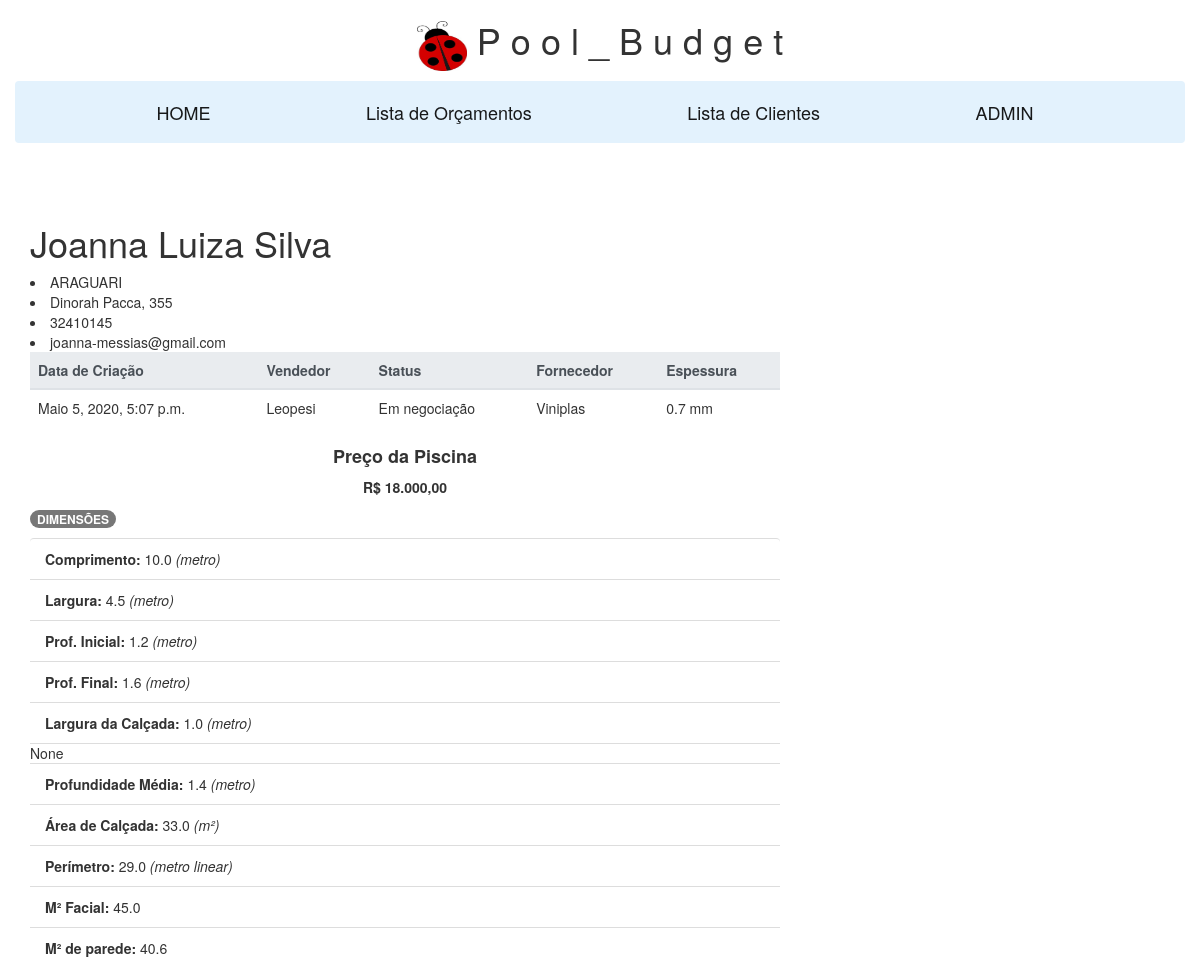
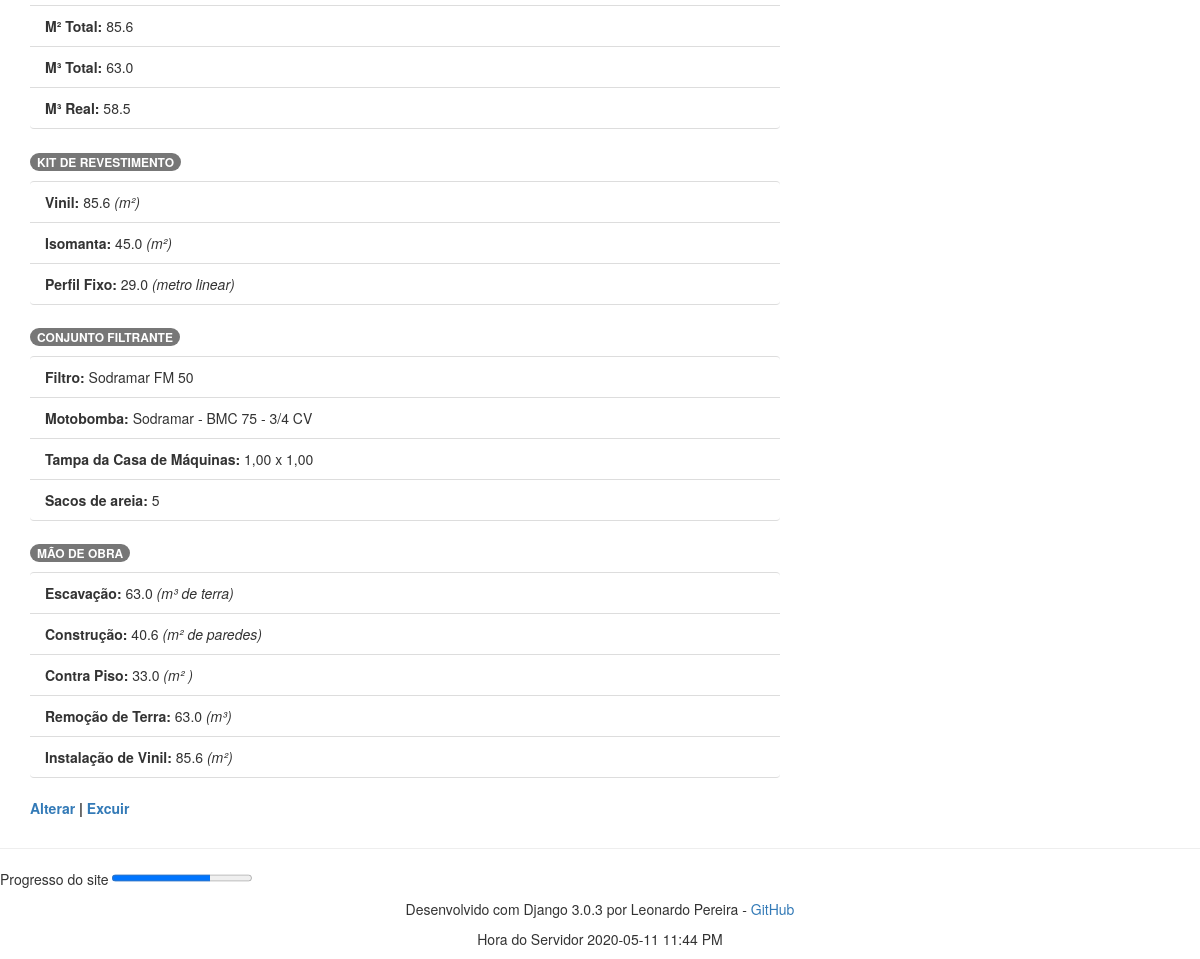
/orcamento/61, run on the app's committed database (2 pictures, top to bottom).
### front/models.py (models this page shows, shortened)
class DimensaoModel(models.Model):
    cliente = models.ForeignKey(ClienteModel, on_delete=models.SET_NULL, null=True)
    usuario = models.ForeignKey(User, on_delete=models.SET_NULL, null=True)
    """INPUT da piscina."""
    comprimento = models.FloatField(max_length=3, null=False, blank=False, help_text='Ex. 8.00', default=0)
    largura = models.FloatField(max_length=5, null=False, blank=False, help_text='Ex. 4.00', default=0)
    prof_inicial = models.FloatField(max_length=5)
    prof_final = models.FloatField(max_length=3, null=False, blank=False, help_text='Ex. 1.40', default=0)
    largura_calcada = models.FloatField(max_length=3, null=False, blank=True, default= 1, help_text='Ex. 1.00')
    espessura = models.CharField(max_length=3)
    fornecedor = models.CharField(max_length=8)
    '''DIMENSÕES'''
    produto = models.CharField(max_length=25, null=False, blank=False, default= 0)
    preco = models.CharField(max_length=25, null=False, blank=False, default= 0)
    profundidade_media = models.CharField(max_length=25)
    area_calcada = models.CharField(max_length=25)
    perimetro = models.CharField(max_length=25)
    m2_facial = models.CharField(max_length=25)
    m2_parede = models.CharField(max_length=25)
    m2_total = models.CharField(max_length=25)
    m3_total = models.CharField(max_length=25)
    m3_real = models.CharField(max_length=25)
    """CONJUNTO FILTRANTE"""
    filtro = models.CharField(max_length=30)
    motobomba = models.CharField(max_length=30)
    tampa_casa_maquinas = models.CharField(max_length=30)
    sacos_areia = models.CharField(max_length=30)
    """REVESTIMENTO"""
    vinil_m2 = models.CharField(max_length=25)
    isomanta_m2 = models.CharField(max_length=25)
    perfil_fixo_m = models.CharField(max_length=25)
    """MÃO DE OBRA"""
    escavacao = models.CharField(max_length=30, default= 0)
    construcao = models.CharField(max_length=30, default= 0)
    contra_piso = models.CharField(max_length=30, default= 0)
    remocao_terra = models.CharField(max_length=30, default= 0)
    instalacao_vinil = models.CharField(max_length=30, default= 0)
    BUDGET_STATUS = (('Em negociação', 'Em negociação'), ('Contrato', 'Contrato'), ('Encerrado', 'Encerrado'),)
    status = models.CharField(max_length=15, choices=BUDGET_STATUS, blank=True, default='Em negociação', help_text='Status do Orçamento',)
    data = models.DateTimeField(blank=True, null=True)
    def prof_media(self):
        dimensoes = Dimensao(
            float(self.largura),
            float(self.comprimento),
            float(self.prof_inicial),
            float(self.prof_final),
            float(self.largura_calcada))
        self.profundidade_media = dimensoes.profundidade_media()
        self.save()

class ClienteModel(models.Model):
    nome = models.CharField(max_length=30)
    sobrenome = models.CharField(max_length=30)
    estado = models.CharField(max_length=15, blank=True)
    cidade = models.CharField(max_length=20, blank=True)
    bairro = models.CharField(max_length=20, blank=True)
    rua = models.CharField(max_length=100, blank=True)
    numero_casa = models.CharField(max_length=6, blank=True)
    cep = models.CharField(max_length=20, blank=True)
    telefone= models.IntegerField(max_length=15, blank=True)
    email = models.EmailField(max_length = 50, blank=True, help_text='Ex. clinte@gmail.com')
    @property
    def nome_completo(self):
        return self.nome + ' ' + self.sobrenome
    class Meta:
        ordering = ['nome', 'sobrenome']

### front/views.py (the view)
# urls.py: path('orcamento/<int:pk>', views.OrcamentoDetailView.as_view(), name='orcamento-id'),
class OrcamentoDetailView(generic.DetailView):
    model = DimensaoModel
    context_object_name = 'lista_orcamento'
    template_name = 'front/orcamento_detail.html'
    def get_object(self, queryset=None): # Evita o a consulta no BD das foreign-key 'cliente' e 'usuario'
        pk = self.kwargs.get(self.pk_url_kwarg)
        return DimensaoModel.objects.select_related('cliente', 'usuario').get(id=pk)

### front/magic/estruturas/dimensao.py (called while the page is built)
    def profundidade_media(self):
        return ((self.prof_inicial + self.prof_final) / 2)

### front/templatetags/filters.py (called while the page is built)
@register.filter
def arredonda(value, casas):
    return round(float(value), casas)

### front/templatetags/my_tags.py (called while the page is built)
@register.simple_tag
def current_time(format_string):
    return datetime.now().strftime(format_string)

### front/templates/front/orcamento_detail.html
{% extends "base_generic.html" %}
{% load filters %}
{% block content %}
<br>
<br>
<h1>{{ object.cliente.nome_completo|title }}</h1>
<li>{{ object.cliente.cidade }}</li>
<li>{{ object.cliente.rua|title }}, {{ object.cliente.numero_casa }}</li>
<li>{{ object.cliente.telefone }}</li>
<li>{{ object.cliente.email }}</li>
    <table class="table">
      <thead class="thead-light">
      <tr>
      <th scope="col">Data de Criação</th>
      <th scope="col">Vendedor</th>
      <th scope="col">Status</th>
      <th scope="col">Fornecedor</th>
      <th scope="col">Espessura</th>
      </tr>
      </thead>
      <tr>
      <td>{{ object.data }}</td>
      <td>{{ object.usuario|title }}</td>
      <td>{{ object.status }}</td>
      <td>{{ object.fornecedor|title }}</td>
      <td>{{ object.espessura }} mm</td>
      </tr>
    </table>
{% if lista_orcamento %}
  <h4 align="center"><p><strong>Preço da Piscina </strong> </p></h4>
      <p align="center"><strong>R$ 18.000,00 </strong> </p>
  <h4><span class="badge badge-secondary">DIMENSÕES</span></h4>
        <ul class="list-group list-group-flush">
          <li class="list-group-item"><b>Comprimento:</b> {{ object.comprimento}} <i>(metro)</i></li>
          <li class="list-group-item"><b>Largura:</b> {{ object.largura }} <i>(metro)</i></li>
          <li class="list-group-item"><b>Prof. Inicial:</b> {{ object.prof_inicial }} <i>(metro)</i></li>
          <li class="list-group-item"><b>Prof. Final:</b> {{ object.prof_final }} <i>(metro)</i></li>
          <li class="list-group-item"><b>Largura da Calçada:</b> {{ object.largura_calcada }} <i>(metro)</i></li>
          {{ object.prof_media }}
          <li class="list-group-item"><b>Profundidade Média:</b> {{ object.profundidade_media }} <i>(metro)</i></li>
          <li class="list-group-item"><b>Área de Calçada:</b> {{ object.area_calcada|arredonda:1 }} <i>(m²)</i></li>
          <li class="list-group-item"><b>Perímetro:</b> {{ object.perimetro|arredonda:1 }} <i>(metro linear)</i></li>
          <li class="list-group-item"><b>M² Facial:</b> {{ object.m2_facial|arredonda:1 }}</li>
          <li class="list-group-item"><b>M² de parede:</b> {{ object.m2_parede|arredonda:1 }}</li>
          <li class="list-group-item"><b>M² Total:</b> {{ object.m2_total|arredonda:1 }}</li>
          <li class="list-group-item"><b>M³ Total:</b> {{ object.m3_total|arredonda:1 }}</li>
          <li class="list-group-item"><b>M³ Real:</b> {{ object.m3_real|arredonda:1 }}</li>
        </ul>
  <h4><span class="badge badge-secondary">KIT DE REVESTIMENTO</span></h4>
        <ul class="list-group list-group-flush">
          <li class="list-group-item"><b>Vinil:</b> {{ object.m2_total|arredonda:1}} <i>(m²)</i></li>
          <li class="list-group-item"><b>Isomanta:</b> {{ object.m2_facial|arredonda:1 }} <i>(m²)</i></li>
          <li class="list-group-item"><b>Perfil Fixo:</b> {{ object.perimetro|arredonda:1 }} <i>(metro linear)</i></li>
        </ul>
  <h4><span class="badge badge-secondary">CONJUNTO FILTRANTE</span></h4>
        <ul class="list-group list-group-flush">
          <li class="list-group-item"><b>Filtro:</b> {{ object.filtro}}</li>
          <li class="list-group-item"><b>Motobomba:</b> {{ object.motobomba }}</li>
          <li class="list-group-item"><b>Tampa da Casa de Máquinas:</b> {{ object.tampa_casa_maquinas }}</li>
          <li class="list-group-item"><b>Sacos de areia:</b> {{ object.sacos_areia}}</li>
        </ul>
  <h4><span class="badge badge-secondary">MÃO DE OBRA</span></h4>
        <ul class="list-group list-group-flush">
          <li class="list-group-item"><b>Escavação:</b> {{ object.m3_total|arredonda:1 }} <i>(m³ de terra)</i></li>
          <li class="list-group-item"><b>Construção:</b> {{ object.m2_parede|arredonda:1 }} <i>(m² de paredes)</i></li>
          <li class="list-group-item"><b>Contra Piso:</b> {{ object.area_calcada|arredonda:1 }} <i>(m² )</i></li>
          <li class="list-group-item"><b>Remoção de Terra:</b> {{ object.m3_total|arredonda:1 }} <i>(m³)</i></li>
          <li class="list-group-item"><b>Instalação de Vinil:</b> {{ object.m2_total|arredonda:1}} <i>(m²)</i></li>
        </ul>
<p><strong><a href="{% url 'orcamento_update' object.pk %}">Alterar</a> | <a href="{% url 'orcamento_delete' object.pk %}">Excuir</a></strong></p>
{% else %}
  <p>Objeto não encontrado.</p>'
{% endif %}
{% endblock %}

### data on the page
DimensaoModel: cliente.nome_completo "Joanna Luiza Silva", cliente.cidade "ARAGUARI", cliente.rua "Dinorah Pacca", cliente.numero_casa "355", cliente.telefone "32410145", cliente.email "joanna-messias@gmail.com", data "Maio 5, 2020, 5:07 p.m.", usuario "Leopesi", status "Em negociação", fornecedor "Viniplas", espessura "0.7", comprimento "10.0", largura "4.5", prof_inicial "1.2", prof_final "1.6", largura_calcada "1.0", prof_media "None", profundidade_media "1.4", area_calcada|arredonda "33.0", perimetro|arredonda "29.0", m2_facial|arredonda "45.0", m2_parede|arredonda "40.6", m2_total|arredonda "85.6", m3_total|arredonda "63.0", m3_real|arredonda "58.5", filtro "Sodramar FM 50", motobomba "Sodramar - BMC 75 - 3/4 CV", tampa_casa_maquinas "1,00 x 1,00", sacos_areia "5"

### other printed values
{{ the_time }} "2020-05-11 11:44 PM"
